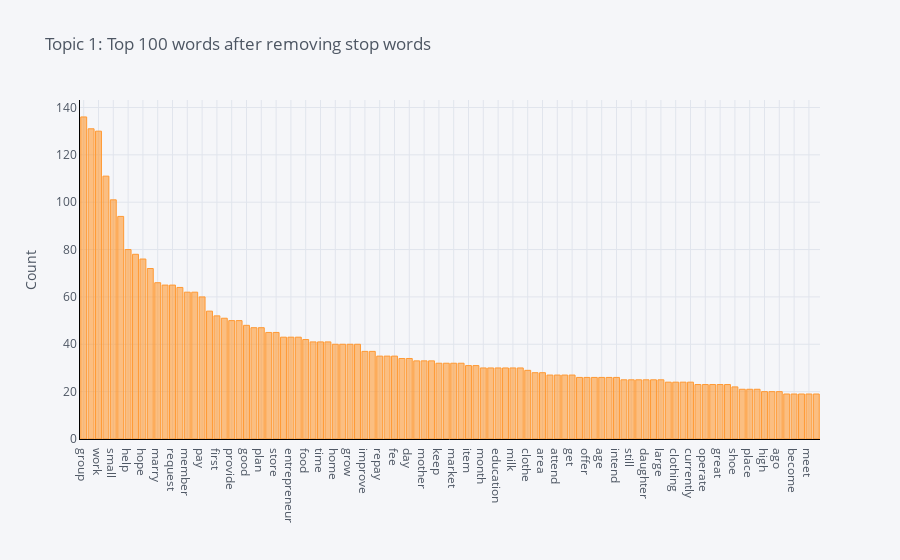

Source (notebook cell):
### Code cell
plot_model(lda, plot = 'frequency', topic_num = 'Topic 1')

### Figure 1 — Plotly figure (JSON) as saved in the notebook; plotly's stock layout.template omitted (floating-point values rounded to 4 significant figures)
{"data": [{"marker": {"color": "rgba(255, 153, 51, 0.6)", "line": {"color": "rgba(255, 153, 51, 1.0)", "width": 1}}, "name": "count", "orientation": "v", "text": "", "type": "bar", "x": ["group", "use", "work", "family", "small", "husband", "help", "start", "hope", "live", "marry", "well", "request", "life", "member", "community", "pay", "increase", "first", "customer", "provide", "want", "good", "new", "plan", "product", "store", "hard", "entrepreneur", "order", "food", "run", "time", "expand", "home", "go", "grow", "take", "improve", "give", "repay", "stock", "fee", "need", "day", "invest", "mother", "support", "keep", "farm", "market", "client", "item", "rice", "month", "sale", "education", "continue", "milk", "young", "clothe", "activity", "area", "service", "attend", "house", "get", "dream", "offer", "local", "age", "primary", "intend", "capital", "still", "steer", "daughter", "money", "large", "second", "clothing", "shop", "currently", "farmer", "operate", "come", "great", "fruit", "shoe", "say", "place", "merchandise", "high", "build", "ago", "supply", "become", "vegetable", "meet", "leave"], "y": [136, 131, 130, 111, 101, 94, 80, 78, 76, 72, 66, 65, 65, 64, 62, 62, 60, 54, 52, 51, 50, 50, 48, 47, 47, 45, 45, 43, 43, 43, 42, 41, 41, 41, 40, 40, 40, 40, 37, 37, 35, 35, 35, 34, 34, 33, 33, 33, 32, 32, 32, 32, 31, 31, 30, 30, 30, 30, 30, 30, 29, 28, 28, 27, 27, 27, 27, 26, 26, 26, 26, 26, 26, 25, 25, 25, 25, 25, 25, 24, 24, 24, 24, 23, 23, 23, 23, 23, 22, 21, 21, 21, 20, 20, 20, 19, 19, 19, 19, 19]}], "layout": {"legend": {"bgcolor": "#F5F6F9", "font": {"color": "#4D5663"}}, "paper_bgcolor": "#F5F6F9", "plot_bgcolor": "#F5F6F9", "title": {"font": {"color": "#4D5663"}, "text": "Topic 1: Top 100 words after removing stop words"}, "xaxis": {"gridcolor": "#E1E5ED", "linecolor": "black", "showgrid": true, "tickfont": {"color": "#4D5663"}, "title": {"font": {"color": "#4D5663"}, "text": ""}, "zerolinecolor": "#E1E5ED"}, "yaxis": {"gridcolor": "#E1E5ED", "linecolor": "black", "showgrid": true, "tickfont": {"color": "#4D5663"}, "title": {"font": {"color": "#4D5663"}, "text": "Count"}, "zerolinecolor": "#E1E5ED"}}}
